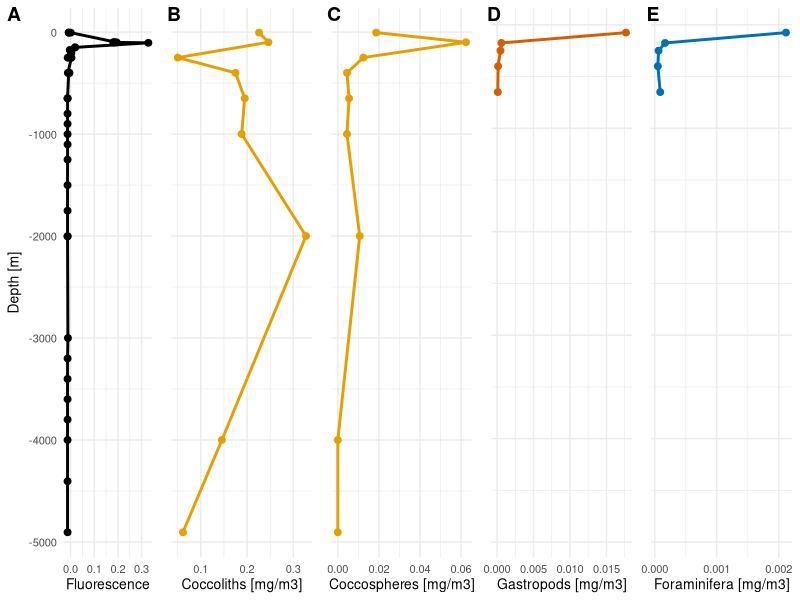

Recreate this plot in R.
## ---- chunk 1
knitr::opts_chunk$set(echo = TRUE)
## ---- chunk 2

library(ggplot2)
require(reshape2)
library(ggpubr)
library(grid)
library(dplyr)
library(viridis)
library(readxl)
library(patchwork)
## ---- chunk 3


# Plankton data
Planktondata <- read.csv("data_files_for_plotting/All_plankton_PIC_station_3_4_6_9_FOR_PUBLICATION.csv", sep=";")

# Adding fluorescence data
Fluorescence <- read_excel("data_files_for_plotting/fluorescence-data.xlsx") 


## ---- chunk 4

st6_Gastropod  <- Planktondata[Planktondata$plankton == "gastropod" & Planktondata$station == 6, ]
st6_Foram <- Planktondata[Planktondata$plankton == "foram" & Planktondata$station == 6, ]
st9_Gastropod  <- Planktondata[Planktondata$plankton == "gastropod" & Planktondata$station == 9, ]
st9_Foram <- Planktondata[Planktondata$plankton == "foram" & Planktondata$station == 9, ]
st3_4_Coccolith <- Planktondata[Planktondata$plankton == "coccolith", ]
st3_4_Coccolithophore <- Planktondata[Planktondata$plankton == "coccolithophore", ]


## ---- chunk 5

# Here, for each plankton type, for each net I sum up ALL PIC, so both adult and juvenile (or for forams '100-200um, and '<200um'), and both from full and empty shells


# calculating total per depth
nets <- c(5,4,3,2,1)
# empty arrays to be filled
PIC_Gastropod_6 <- matrix(,nrow=5,ncol=1)
PIC_Gastropod_9 <- matrix(,nrow=5,ncol=1)
PIC_foram_6 <- matrix(,nrow=5,ncol=1)
PIC_foram_9 <- matrix(,nrow=5,ncol=1)


PIC_coccolith_3_4 <- matrix(,nrow = 11 , ncol =1)
PIC_cocco_phore_3_4 <- matrix(,nrow = 11 , ncol =1)

for (i in nets){
  # totals
  PIC_Gastropod_6[i,1] <-sum(st6_Gastropod[st6_Gastropod$net ==i, ]$PIC_total) / st6_Gastropod[st6_Gastropod$net ==i,]$volume_sampeled[1]
  PIC_Gastropod_9[i,1] <-sum(st9_Gastropod[st9_Gastropod$net ==i, ]$PIC_total) /st9_Gastropod[st9_Gastropod$net ==i,]$volume_sampeled[1]
  PIC_foram_6[i,1] <-sum(st6_Foram[st6_Foram$net ==i, ]$PIC_total) / st6_Foram[st6_Foram$net ==i,]$volume_sampeled[1]
  PIC_foram_9[i,1] <-sum(st9_Foram[st9_Foram$net ==i, ]$PIC_total) / st9_Foram[st9_Foram$net ==i,]$volume_sampeled[1]
  }

# For cocco PIC I sum up the PIC derived from coccospheres and coccolithophores
PIC_coccolith_3_4[,1] <- (st3_4_Coccolith$PIC_total) / st3_4_Coccolith$volume_sampeled
PIC_cocco_phore_3_4[,1] <-(st3_4_Coccolithophore$PIC_total) / st3_4_Coccolith$volume_sampeled


## ---- chunk 6
# removing the data entry at 175m and -3000m  for coccosphere and coccolith measurements, which are an incorrect measurements

PIC_cocco_phore_cleaned <- PIC_cocco_phore_3_4[-c(3,9)] 

PIC_coccolith_cleaned <- PIC_coccolith_3_4[-c(3,9)]

## ---- chunk 7
fluorescence_df <- data.frame(
  Depth = -1 *Fluorescence$depth,
  Fluorescence = Fluorescence$`fluorecence chelsea` )

plankton1_df <- data.frame(
  Depth = -1*(c(5, 100, 250, 400, 650, 1000, 2000, 4000, 4905)) ,
  Plankton1 = PIC_coccolith_cleaned
)

plankton2_df <- data.frame(
  Depth = -1*(c(5, 100, 250, 400, 650, 1000, 2000, 4000, 4905)),
  Plankton2 = PIC_cocco_phore_cleaned
)

plankton3_df <- data.frame(
   Depth = -1*rev(c(75, 175, 250, 400, 650, 800, 4905)) ,
   # Add two nan elements corresponding to depths that were not sampled
  Plankton3 = c(NaN, NaN,PIC_Gastropod_6)
)

plankton4_df <- data.frame(
  Depth = -1*rev(c(75, 175, 250, 400, 650, 800, 4905)) ,
  # Add two nan elements corresponding to depths that were not sampled
  Plankton4 = c(NaN, NaN,PIC_foram_6)
)
## ---- chunk 8

custom_theme <- theme_minimal() +
                theme(axis.text = element_text(size = 8),
                      axis.title = element_text(size = 10),)

# Create individual plots
p1 <- ggplot(fluorescence_df, aes(y = Fluorescence, x = Depth)) +
  geom_point(size =2, color = "black")+
  geom_line(color = "black", size = 1) +
  labs(y = "Fluorescence", x = "Depth [m]") +
  custom_theme+
  coord_flip()


p2 <- ggplot(plankton1_df, aes(y = Plankton1, x = Depth)) +
  geom_point(color = "#E69F00",size =2)+
  geom_line(color = "#E69F00", size = 1)+
  labs(y = "Coccoliths [mg/m3]", x = NULL) +
  custom_theme +
  coord_flip()


p3 <- ggplot(plankton2_df, aes(y = Plankton2, x = Depth)) +
  geom_point(color = "#E69F00", size =2)+
  geom_line(color = "#E69F00", size = 1) +
  labs(y = "Coccospheres [mg/m3]", x = NULL)+
  custom_theme +
  coord_flip()

p4 <- ggplot(plankton3_df, aes(y = Plankton3, x = Depth)) +
  geom_point(color = "#D55E00", size = 2 )+
  geom_line(color = "#D55E00", size = 1) +
  labs(y = "Gastropods [mg/m3]", x = NULL)+
  custom_theme +
  coord_flip()

p5 <- ggplot(plankton4_df, aes(y = Plankton4, x = Depth)) +
  geom_point(color = "#0072B2", size =2)+
  geom_line(color = "#0072B2", size = 1) +
  labs(y = "Foraminifera [mg/m3]", x = NULL)+
  custom_theme +
  scale_y_continuous(breaks = scales::breaks_pretty(n = 3))+
  coord_flip()
  

PIC_all_sep_plot <- ggarrange(p1, p2 + rremove("y.text"), p3 + rremove("y.text") ,  p4  + rremove("y.text"),  p5  + rremove("y.text"),
          labels = c("A", "B", "C", "D", "E"),
          ncol = 5, nrow = 1)

PIC_all_sep_plot
# Save figure as a pdf file
#ggsave("PIC_all_separate_plot_updated.pdf", PIC_all_sep_plot , width = 8, height = 6, dpi = 300)


